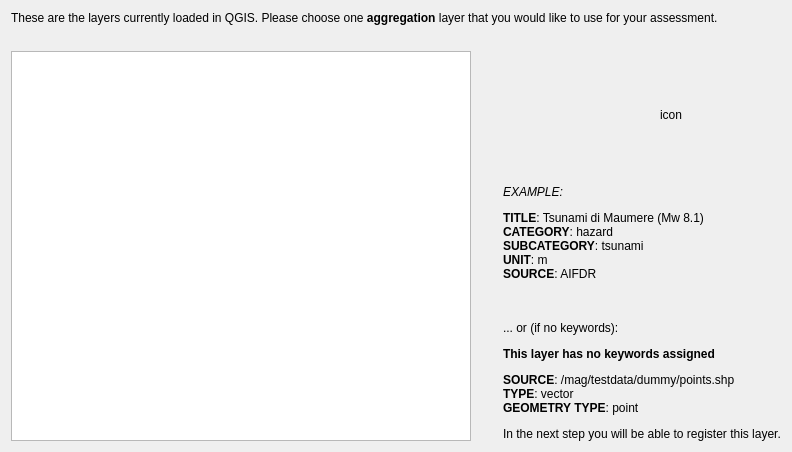
       <widget class="QWidget" name="pgF18AggLayerTOC">
        <layout class="QVBoxLayout" name="verticalLayout_22">
         <item>
          <widget class="QLabel" name="lblSelectAggregationLayer">
           <property name="styleSheet">
            <string notr="true">font: 11pt &quot;Ubuntu&quot;;</string>
           </property>
           <property name="text">
            <string>&lt;p&gt;These are the layers currently loaded in QGIS. Please choose one &lt;b&gt;aggregation&lt;/b&gt; layer that you would like to use for your assessment.&lt;/p&gt;</string>
           </property>
           <property name="alignment">
            <set>Qt::AlignLeading|Qt::AlignLeft|Qt::AlignTop</set>
           </property>
           <property name="wordWrap">
            <bool>true</bool>
           </property>
          </widget>
         </item>
         <item>
          <spacer name="verticalSpacer_25">
           <property name="orientation">
            <enum>Qt::Vertical</enum>
           </property>
           <property name="sizeType">
            <enum>QSizePolicy::Fixed</enum>
           </property>
           <property name="sizeHint" stdset="0">
            <size>
             <width>20</width>
             <height>20</height>
            </size>
           </property>
          </spacer>
         </item>
         <item>
          <layout class="QGridLayout" name="gridLayout_20">
           <item row="1" column="1">
            <spacer name="horizontalSpacer_24">
             <property name="orientation">
              <enum>Qt::Horizontal</enum>
             </property>
             <property name="sizeType">
              <enum>QSizePolicy::Fixed</enum>
             </property>
             <property name="sizeHint" stdset="0">
              <size>
               <width>20</width>
               <height>20</height>
              </size>
             </property>
            </spacer>
           </item>
           <item row="0" column="4">
            <spacer name="horizontalSpacer_31">
             <property name="orientation">
              <enum>Qt::Horizontal</enum>
             </property>
             <property name="sizeType">
              <enum>QSizePolicy::Fixed</enum>
             </property>
             <property name="sizeHint" stdset="0">
              <size>
               <width>40</width>
               <height>20</height>
              </size>
             </property>
            </spacer>
           </item>
           <item row="0" column="3">
            <widget class="QLabel" name="lblIconIFCWAggregationFromCanvas">
             <property name="sizePolicy">
              <sizepolicy hsizetype="Fixed" vsizetype="Fixed">
               <horstretch>0</horstretch>
               <verstretch>0</verstretch>
              </sizepolicy>
             </property>
             <property name="minimumSize">
              <size>
               <width>128</width>
               <height>128</height>
              </size>
             </property>
             <property name="maximumSize">
              <size>
               <width>128</width>
               <height>128</height>
              </size>
             </property>
             <property name="text">
              <string>icon</string>
             </property>
             <property name="scaledContents">
              <bool>true</bool>
             </property>
             <property name="alignment">
              <set>Qt::AlignCenter</set>
             </property>
            </widget>
           </item>
           <item row="0" column="0" rowspan="2">
            <widget class="QListWidget" name="lstCanvasAggLayers">
             <property name="enabled">
              <bool>true</bool>
             </property>
             <property name="sizePolicy">
              <sizepolicy hsizetype="Expanding" vsizetype="Expanding">
               <horstretch>0</horstretch>
               <verstretch>0</verstretch>
              </sizepolicy>
             </property>
             <property name="minimumSize">
              <size>
               <width>460</width>
               <height>100</height>
              </size>
             </property>
             <property name="maximumSize">
              <size>
               <width>460</width>
               <height>16777215</height>
              </size>
             </property>
            </widget>
           </item>
           <item row="0" column="1" colspan="2">
            <spacer name="horizontalSpacer_30">
             <property name="orientation">
              <enum>Qt::Horizontal</enum>
             </property>
             <property name="sizeHint" stdset="0">
              <size>
               <width>40</width>
               <height>20</height>
              </size>
             </property>
            </spacer>
           </item>
           <item row="1" column="2" colspan="3">
            <widget class="QLabel" name="lblDescribeCanvasAggLayer">
             <property name="sizePolicy">
              <sizepolicy hsizetype="Preferred" vsizetype="Expanding">
               <horstretch>0</horstretch>
               <verstretch>0</verstretch>
              </sizepolicy>
             </property>
             <property name="text">
              <string notr="true">&lt;html&gt;&lt;head/&gt;&lt;body&gt;&lt;p&gt;&lt;i&gt;EXAMPLE:&lt;/i&gt;&lt;/p&gt;&lt;p&gt;&lt;span style=&quot; font-weight:600;&quot;&gt;TITLE&lt;/span&gt;: Tsunami di Maumere (Mw 8.1)&lt;br/&gt;&lt;span style=&quot; font-weight:600;&quot;&gt;CATEGORY&lt;/span&gt;: hazard&lt;br/&gt;&lt;span style=&quot; font-weight:600;&quot;&gt;SUBCATEGORY&lt;/span&gt;: tsunami&lt;br/&gt;&lt;span style=&quot; font-weight:600;&quot;&gt;UNIT&lt;/span&gt;: m&lt;br/&gt;&lt;span style=&quot; font-weight:600;&quot;&gt;SOURCE&lt;/span&gt;: AIFDR &lt;br/&gt;&lt;br/&gt;&lt;/p&gt;&lt;p&gt;... or (if no keywords):&lt;/p&gt;&lt;p&gt;&lt;span style=&quot; font-weight:600;&quot;&gt;This layer has no keywords assigned&lt;/span&gt;&lt;/p&gt;&lt;p&gt;&lt;span style=&quot; font-weight:600;&quot;&gt;SOURCE&lt;/span&gt;: /mag/testdata/dummy/points.shp&lt;br/&gt;&lt;span style=&quot; font-weight:600;&quot;&gt;TYPE&lt;/span&gt;: vector&lt;br/&gt;&lt;span style=&quot; font-weight:600;&quot;&gt;GEOMETRY TYPE&lt;/span&gt;: point&lt;/p&gt;&lt;p&gt;In the next step you will be able to register this layer.&lt;/p&gt;&lt;/body&gt;&lt;/html&gt;</string>
             </property>
             <property name="alignment">
              <set>Qt::AlignLeading|Qt::AlignLeft|Qt::AlignVCenter</set>
             </property>
             <property name="wordWrap">
              <bool>true</bool>
             </property>
            </widget>
           </item>
          </layout>
         </item>
        </layout>
       </widget>
